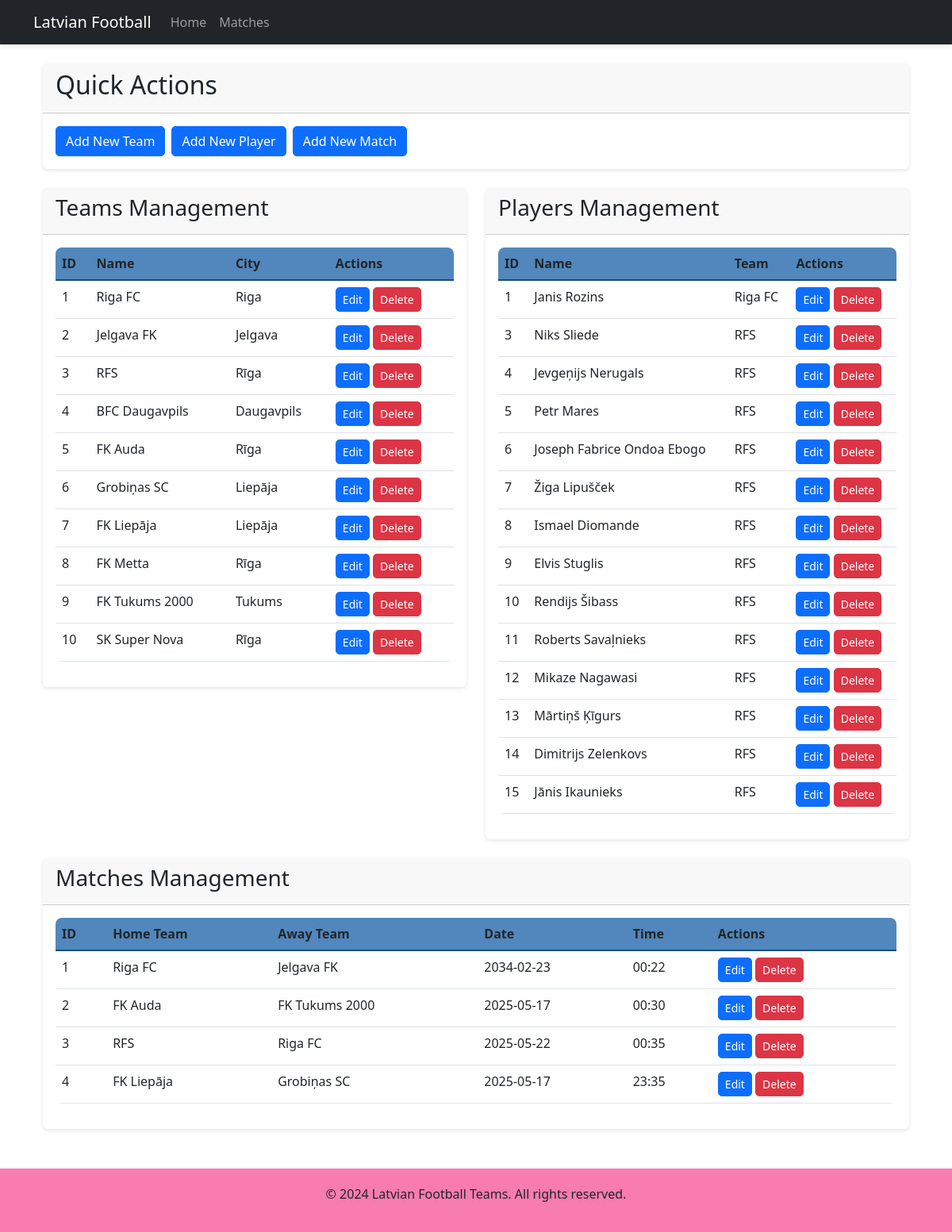
Screenshot of /admin/dashboard (signed in) with the database file from the repository.
### tables this page shows
CREATE TABLE teams
                 (id INTEGER PRIMARY KEY AUTOINCREMENT,
                  name TEXT NOT NULL,
                  city TEXT NOT NULL,
                  founded INTEGER,
                  stadium TEXT,
                  logo TEXT);

CREATE TABLE players
                 (id INTEGER PRIMARY KEY AUTOINCREMENT,
                  name TEXT NOT NULL,
                  team_id INTEGER,
                  position TEXT,
                  number INTEGER,
                  FOREIGN KEY (team_id) REFERENCES teams(id));

CREATE TABLE matches
                 (id INTEGER PRIMARY KEY AUTOINCREMENT,
                  home_team_id INTEGER,
                  away_team_id INTEGER,
                  date TEXT,
                  time TEXT,
                  stadium TEXT,
                  FOREIGN KEY (home_team_id) REFERENCES teams(id),
                  FOREIGN KEY (away_team_id) REFERENCES teams(id));

### app.py (the view)
@app.route('/admin/dashboard')
def admin_dashboard():
    if not session.get('admin_logged_in'):
        return redirect(url_for('admin_login'))
    conn = sqlite3.connect('football.db')
    c = conn.cursor()
    c.execute('SELECT * FROM teams')
    teams = c.fetchall()
    c.execute('''
        SELECT p.id, p.name, t.name as team_name
        FROM players p
        JOIN teams t ON p.team_id = t.id
    ''')
    players = c.fetchall()
    c.execute('''
        SELECT m.id, t1.name as home_team, t2.name as away_team, m.date, m.time
        FROM matches m
        JOIN teams t1 ON m.home_team_id = t1.id
        JOIN teams t2 ON m.away_team_id = t2.id
    ''')
    matches = c.fetchall()
    conn.close()
    return render_template('admin/dashboard.html', teams=teams, players=players, matches=matches)

### templates/admin/dashboard.html (shortened to what this page needs)
{% extends "base.html" %}
{% block content %}
<div class="container">
    <div class="row mb-4">
        <div class="col-12">
            <div class="card">
                <div class="card-header">
                    <h2>Quick Actions</h2>
                </div>
                <div class="card-body">
                    <div class="d-grid gap-2 d-md-flex">
                        <a href="{{ url_for('add_team') }}" class="btn btn-primary">Add New Team</a>
                        <a href="{{ url_for('add_player') }}" class="btn btn-primary">Add New Player</a>
                        <a href="{{ url_for('add_match') }}" class="btn btn-primary">Add New Match</a>
                    </div>
                </div>
            </div>
        </div>
    </div>
    <div class="row">
        <div class="col-md-6">
            <div class="card">
                <div class="card-header">
                    <h3>Teams Management</h3>
                </div>
                <div class="card-body">
                    <div class="table-responsive">
                        <table class="table">
                            <thead>
                                <tr>
                                    <th>ID</th>
                                    <th>Name</th>
                                    <th>City</th>
                                    <th>Actions</th>
                                </tr>
                            </thead>
                            <tbody>
                                {% for team in teams %}
                                <tr>
                                    <td>{{ team[0] }}</td>
                                    <td>{{ team[1] }}</td>
                                    <td>{{ team[2] }}</td>
                                    <td>
                                        <a href="{{ url_for('edit_team', team_id=team[0]) }}" class="btn btn-sm btn-primary">Edit</a>
                                        <a href="{{ url_for('delete_team', team_id=team[0]) }}" class="btn btn-sm btn-danger" onclick="return confirm('Are you sure you want to delete this team?')">Delete</a>
                                    </td>
                                </tr>
                                {% endfor %}
                            </tbody>
                        </table>
                    </div>
                </div>
            </div>
        </div>
        <div class="col-md-6">
            <div class="card">
                <div class="card-header">
                    <h3>Players Management</h3>
                </div>
                <div class="card-body">
                    <div class="table-responsive">
                        <table class="table">
                            <thead>
                                <tr>
                                    <th>ID</th>
                                    <th>Name</th>
                                    <th>Team</th>
                                    <th>Actions</th>
                                </tr>
                            </thead>
                            <tbody>
                                {% for player in players %}
                                <tr>
                                    <td>{{ player[0] }}</td>
                                    <td>{{ player[1] }}</td>
                                    <td>{{ player[2] }}</td>
                                    <td>
                                        <a href="{{ url_for('edit_player', player_id=player[0]) }}" class="btn btn-sm btn-primary">Edit</a>
                                        <a href="{{ url_for('delete_player', player_id=player[0]) }}" class="btn btn-sm btn-danger" onclick="return confirm('Are you sure you want to delete this player?')">Delete</a>
                                    </td>
                                </tr>
                                {% endfor %}
                            </tbody>
                        </table>
                    </div>
                </div>
            </div>
        </div>
    </div>
    <div class="row mt-4">
        <div class="col-12">
            <div class="card">
                <div class="card-header">
                    <h3>Matches Management</h3>
                </div>
                <div class="card-body">
                    <div class="table-responsive">
                        <table class="table">
                            <thead>
                                <tr>
                                    <th>ID</th>
                                    <th>Home Team</th>
                                    <th>Away Team</th>
                                    <th>Date</th>
                                    <th>Time</th>
                                    <th>Actions</th>
                                </tr>
                            </thead>
                            <tbody>
                                {% for match in matches %}
                                <tr>
                                    <td>{{ match[0] }}</td>
                                    <td>{{ match[1] }}</td>
                                    <td>{{ match[2] }}</td>
                                    <td>{{ match[3] }}</td>
                                    <td>{{ match[4] }}</td>
                                    <td>
                                        <a href="{{ url_for('edit_match', match_id=match[0]) }}" class="btn btn-sm btn-primary">Edit</a>
                                        <a href="{{ url_for('delete_match', match_id=match[0]) }}" class="btn btn-sm btn-danger" onclick="return confirm('Are you sure you want to delete this match?')">Delete</a>
                                    </td>
                                </tr>
                                {% endfor %}
                            </tbody>
                        </table>
                    </div>
                </div>
            </div>
        </div>
    </div>
</div>
{% endblock %}

### static/css/style.css (style rules this page uses)
.card { transition: transform 0.3s ease, box-shadow 0.3s ease; border: none; box-shadow: 0 2px 5px rgba(0,0,0,0.1); }
.table { border-radius: 8px; overflow: hidden; }
.table thead th { background-color: #5187bc; border-bottom: 2px solid #1f4b76; }
.btn { border-radius: 5px; transition: all 0.3s ease; }

### rows the page displays
teams: id "1", name "Riga FC", city "Riga"
teams: id "2", name "Jelgava FK", city "Jelgava"
teams: id "3", name "RFS", city "Rīga"
teams: id "4", name "BFC Daugavpils", city "Daugavpils"
teams: id "5", name "FK Auda", city "Rīga"
teams: id "6", name "Grobiņas SC", city "Liepāja"
teams: id "7", name "FK Liepāja", city "Liepāja"
teams: id "8", name "FK Metta", city "Rīga"
teams: id "9", name "FK Tukums 2000", city "Tukums"
teams: id "10", name "SK Super Nova", city "Rīga"
players: id "1", name "Janis Rozins", name "Riga FC"
players: id "3", name "Niks Sliede", name "RFS"
players: id "4", name "Jevgeņijs Nerugals", name "RFS"
players: id "5", name "Petr Mares", name "RFS"
players: id "6", name "Joseph Fabrice Ondoa Ebogo", name "RFS"
players: id "7", name "Žiga Lipušček", name "RFS"
players: id "8", name "Ismael Diomande", name "RFS"
players: id "9", name "Elvis Stuglis", name "RFS"
players: id "10", name "Rendijs Šibass", name "RFS"
players: id "11", name "Roberts Savaļnieks", name "RFS"
players: id "12", name "Mikaze Nagawasi", name "RFS"
players: id "13", name "Mārtiņš Ķīgurs", name "RFS"
players: id "14", name "Dimitrijs Zelenkovs", name "RFS"
players: id "15", name "Jānis Ikaunieks", name "RFS"
matches: id "1", name "Riga FC", name "Jelgava FK", date "2034-02-23", time "00:22"
matches: id "2", name "FK Auda", name "FK Tukums 2000", date "2025-05-17", time "00:30"
matches: id "3", name "RFS", name "Riga FC", date "2025-05-22", time "00:35"
matches: id "4", name "FK Liepāja", name "Grobiņas SC", date "2025-05-17", time "23:35"
